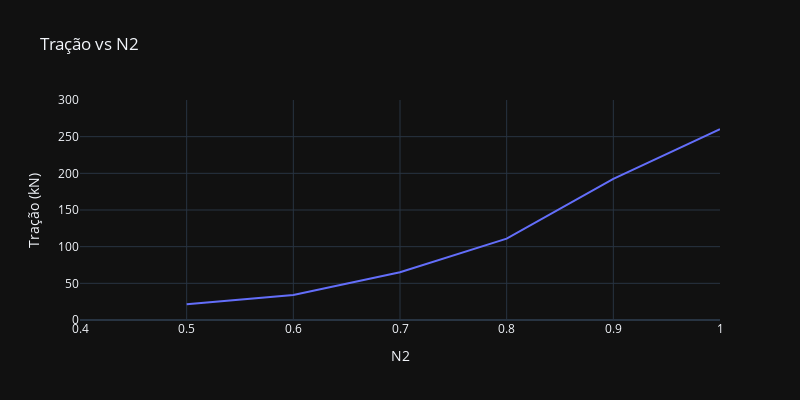

Notebook cell for this chart:
### Code cell
px.line(
    x=N2_range,
    y=thrust_values,
    labels={"x": "N2", "y": "Tração (kN)"},
    title="Tração vs N2",
    range_x=[0.4, 1.0],
    range_y=[0, 300],
    width=800,
    height=400,
)

### Figure 1 — Plotly figure (JSON) as saved in the notebook; plotly's stock layout.template omitted (floating-point values rounded to 4 significant figures)
{"data": [{"hovertemplate": "N2=%{x}<br>Tração (kN)=%{y}<extra></extra>", "legendgroup": "", "line": {"color": "#636efa", "dash": "solid"}, "marker": {"symbol": "circle"}, "mode": "lines", "name": "", "orientation": "v", "showlegend": false, "x": [0.5, 0.6, 0.7, 0.8, 0.9, 1.0], "xaxis": "x", "y": [21.49, 34.03, 65.02, 111.0, 192.3, 260.3], "yaxis": "y", "type": "scatter"}], "layout": {"xaxis": {"anchor": "y", "domain": [0.0, 1.0], "title": {"text": "N2"}, "range": [0.4, 1.0]}, "yaxis": {"anchor": "x", "domain": [0.0, 1.0], "title": {"text": "Tração (kN)"}, "range": [0, 300]}, "legend": {"tracegroupgap": 0}, "title": {"text": "Tração vs N2"}, "height": 400, "width": 800}}
